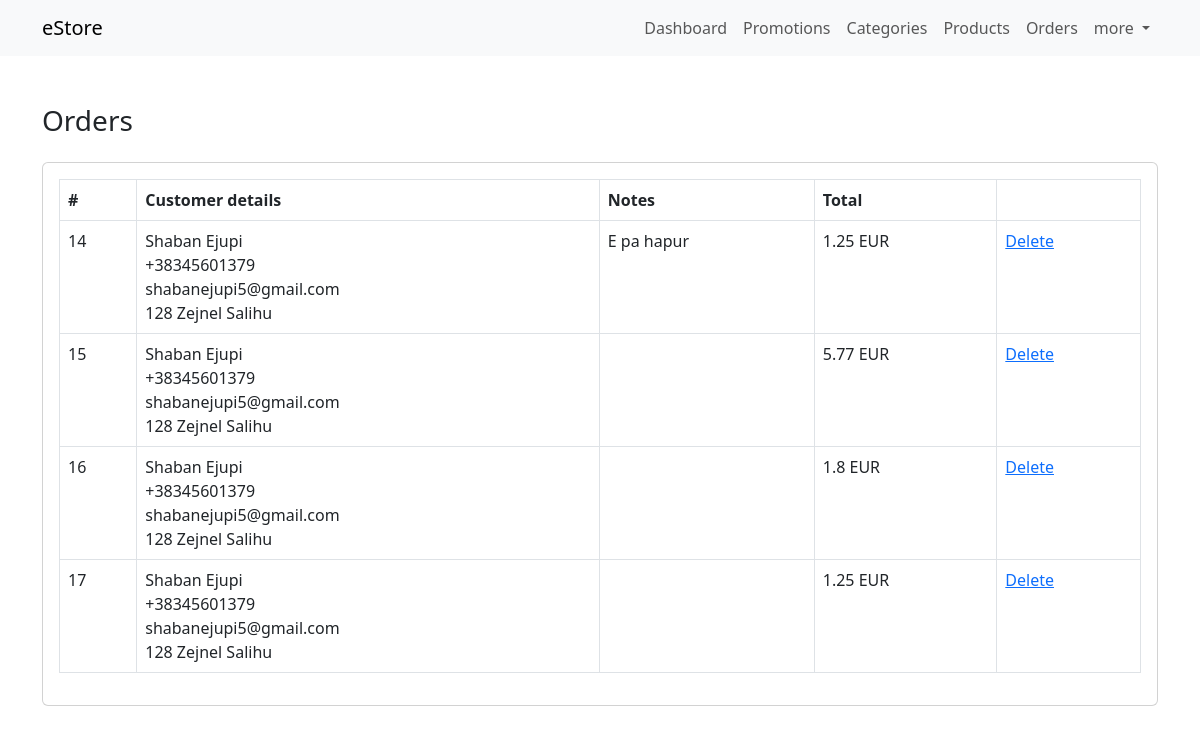
The app's page /dashboard/orders/index.php (signed in) with its own data.
### tables this page shows
CREATE TABLE `orders` (
  `id` int(11) NOT NULL,
  `user_id` int(11) NOT NULL,
  `customer_data` text NOT NULL,
  `notes` text,
  `total` float NOT NULL
);

### classes/Database.php (called while the page is built)
<?php
class Database {
    private static $instance = null;
    private $connection = null;
    public function __construct() {
        $this->connection = new mysqli('localhost', 'root', '', 'estore');
    }
    public static function getInstance() {
        if(!self::$instance) {
            self::$instance = new self;
        }
        return self::$instance;
    }
    function getConnection() {
        return $this->connection;
    }
}

### classes/CRUD.php (called while the page is built, shortened)
<?php
include 'Database.php';
class CRUD {
    private $mysqli;
    public function __construct() {
        $db = Database::getInstance();
        $this->mysqli = $db->getConnection();
    }
    public function read($table, $condition = [], $limit = null, $order = []) {
        $sql = "SELECT * FROM `".$table."`";
        $items = [];
        if($query = $this->mysqli->query($sql)) {
            if($query->num_rows > 0) {
                while($row = $query->fetch_assoc()) {
                    $items[] = $row;
                }
            }
            return $items;
        } else {
            return $this->mysqli->error;
        }
    }
}

### dashboard/orders/index.php (the view)
<?php
include('../includes/header.php');
include('../../classes/CRUD.php');
$crud = new CRUD;
if(isset($_SESSION['role']) && $_SESSION['role'] == 'admin') {
    $orders = $crud->read('orders');
} else if(isset($_SESSION['role']) && $_SESSION['role'] == 'customer') {
    $orders = $crud->read('orders', ['column' => 'user_id', 'value' => $_SESSION['id']]);
} else {
    $orders = [];
}
?>
<div class="dashboard my-5">
    <div class="container">
        <h3 class="mb-4">Orders</h3>
        <div class="card">
            <div class="card-body">
                <?php if(is_array($orders) && count($orders) > 0): ?>
                <div class="table-responsive">
                    <table class="table table-bordered">
                        <tbody>
                            <tr>
                                <th>#</th>
                                <th>Customer details</th>
                                <th>Notes</th>
                                <th>Total</th>
                                <th></th>
                            </tr>
                            <?php foreach($orders as $order): ?>
                            <tr>
                                <td><?= $order['id'] ?></td>
                                <td><?= $order['customer_data'] ?></td>
                                <td><?= $order['notes'] ?></td>
                                <td><?= $order['total'] ?> EUR</td>
                                <td>
                                    <a href="?action=delete&id=<?= $order['id'] ?>">Delete</a>
                                </td>
                            </tr>
                            <?php endforeach; ?>
                        </tbody>
                    </table>
                </div>
                <?php else: ?>
                <p>0 Orders</p>
                <?php endif; ?>
            </div>
        </div>
    </div>
</div>
<?php include('../includes/footer.php'); ?>

### records on screen
orders: id "14", customer_data "Shaban Ejupi +38345601379 shabanejupi5@gmail.com 128 Zejnel Salihu", notes "E pa hapur", total "1.25"
orders: id "15", customer_data "Shaban Ejupi +38345601379 shabanejupi5@gmail.com 128 Zejnel Salihu", total "5.77"
orders: id "16", customer_data "Shaban Ejupi +38345601379 shabanejupi5@gmail.com 128 Zejnel Salihu", total "1.8"
orders: id "17", customer_data "Shaban Ejupi +38345601379 shabanejupi5@gmail.com 128 Zejnel Salihu", total "1.25"
